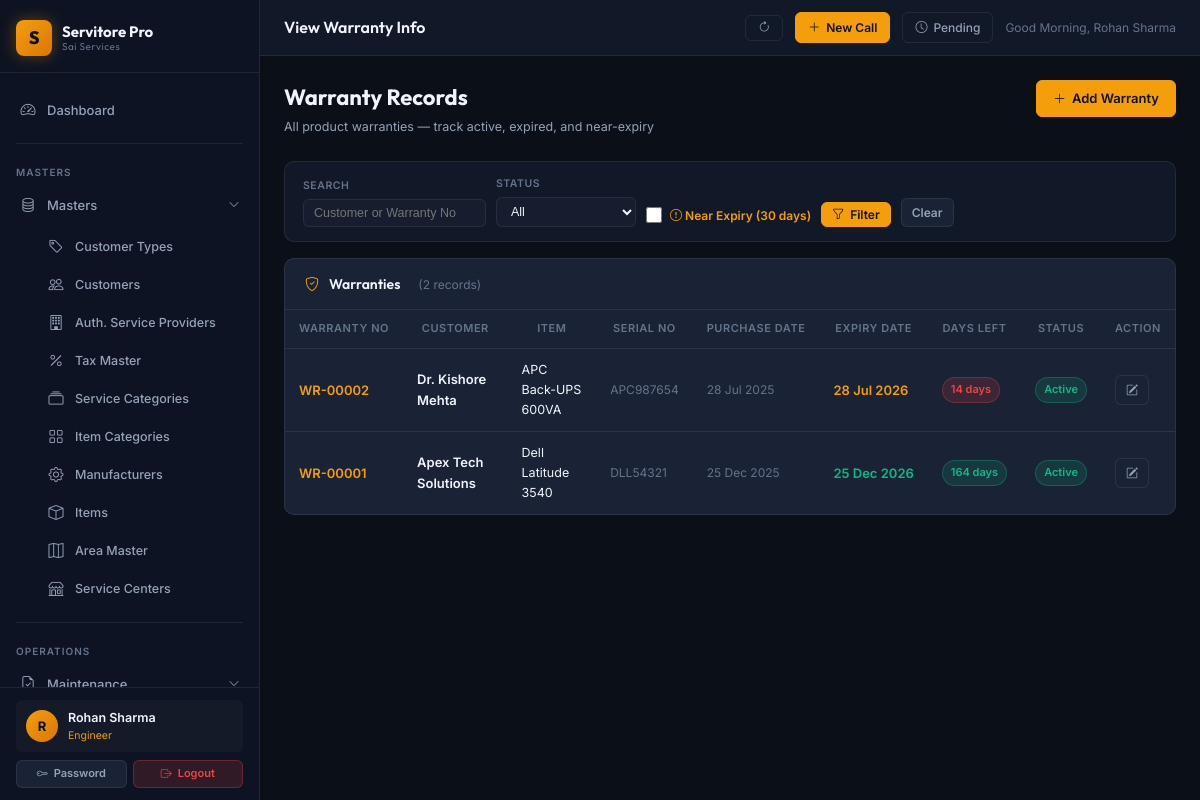
Screenshot of /warranty/ (signed in) with the database file from the repository.
### app/models/user.py (models this page shows, shortened)
class User(db.Model, UserMixin):
    __tablename__ = 'users'
    id = db.Column(db.Integer, primary_key=True)
    username = db.Column(db.String(64), unique=True, nullable=False, index=True)
    email = db.Column(db.String(120), unique=True, nullable=False)
    full_name = db.Column(db.String(120), nullable=False, default='')
    password_hash = db.Column(db.String(256), nullable=False)
    role = db.Column(db.String(20), nullable=False, default='Viewer')
    is_active = db.Column(db.Boolean, nullable=False, default=True)
    phone = db.Column(db.String(20), nullable=True)
    area_id = db.Column(db.Integer, db.ForeignKey('area_masters.id'), nullable=True)
    created_at = db.Column(db.DateTime, default=datetime.utcnow)
    last_login_at = db.Column(db.DateTime, nullable=True)
    area = db.relationship('AreaMaster', foreign_keys=[area_id], lazy='select')

### app/models/warranty.py (models this page shows, shortened)
class Warranty(db.Model):
    __tablename__ = 'warranties'
    id = db.Column(db.Integer, primary_key=True)
    warranty_no = db.Column(db.String(50), unique=True, nullable=False)
    customer_id = db.Column(db.Integer, db.ForeignKey('customers.id'), nullable=False)
    item_id = db.Column(db.Integer, db.ForeignKey('items.id'), nullable=True)
    item_name = db.Column(db.String(150), nullable=True)  # free text if item not in master
    serial_no = db.Column(db.String(100), nullable=True)
    purchase_date = db.Column(db.Date, nullable=False)
    warranty_months = db.Column(db.Integer, default=12)
    expiry_date = db.Column(db.Date, nullable=False)
    vendor = db.Column(db.String(150), nullable=True)
    invoice_no = db.Column(db.String(100), nullable=True)
    notes = db.Column(db.Text, nullable=True)
    status = db.Column(db.String(20), default='Active')  # Active, Expired, Claimed
    created_at = db.Column(db.DateTime, default=datetime.utcnow)
    created_by = db.Column(db.Integer, db.ForeignKey('users.id'), nullable=True)
    item = db.relationship('Item', foreign_keys=[item_id], lazy='select')
    creator = db.relationship('User', foreign_keys=[created_by], lazy='select')
    @property
    def is_expired(self):
        from datetime import date
        return self.expiry_date < date.today()
    @property
    def days_to_expiry(self):
        from datetime import date
        delta = self.expiry_date - date.today()
        return delta.days

### app/models/customer.py (models this page shows, shortened)
class Customer(db.Model):
    __tablename__ = 'customers'
    id = db.Column(db.Integer, primary_key=True)
    name = db.Column(db.String(150), nullable=False)
    type_id = db.Column(db.Integer, db.ForeignKey('customer_types.id'), nullable=True)
    area_id = db.Column(db.Integer, db.ForeignKey('area_masters.id'), nullable=True)
    phone = db.Column(db.String(20), nullable=True)
    mobile = db.Column(db.String(20), nullable=True)
    email = db.Column(db.String(120), nullable=True)
    address = db.Column(db.Text, nullable=True)
    city = db.Column(db.String(100), nullable=True)
    pincode = db.Column(db.String(10), nullable=True)
    gst_number = db.Column(db.String(20), nullable=True)
    is_active = db.Column(db.Boolean, default=True)
    created_at = db.Column(db.DateTime, default=datetime.utcnow)
    service_calls = db.relationship('ServiceCall', backref='customer', lazy=True)
    warranties = db.relationship('Warranty', backref='customer', lazy=True)
    maintenance_contracts = db.relationship('MaintenanceContract', backref='customer', lazy=True)
    challans = db.relationship('DeliveryChallan', backref='customer', lazy=True)

### app/models/item.py (models this page shows, shortened)
class Item(db.Model):
    __tablename__ = 'items'
    id = db.Column(db.Integer, primary_key=True)
    name = db.Column(db.String(150), nullable=False)
    model_no = db.Column(db.String(100), nullable=True)
    serial_no_required = db.Column(db.Boolean, default=False)
    category_id = db.Column(db.Integer, db.ForeignKey('item_categories.id'), nullable=True)
    manufacturer_id = db.Column(db.Integer, db.ForeignKey('manufacturers.id'), nullable=True)
    unit_price = db.Column(db.Float, default=0.0)
    is_active = db.Column(db.Boolean, default=True)
    created_at = db.Column(db.DateTime, default=datetime.utcnow)

### app/blueprints/warranty/routes.py (the view)
@warranty_bp.route('/')
@login_required
def list_warranties():
    q = request.args.get('q', '')
    status_filter = request.args.get('status', '')
    near_expiry = request.args.get('near_expiry', '')
    query = Warranty.query.join(Customer)
    if q:
        query = query.filter(Customer.name.ilike(f'%{q}%') | Warranty.warranty_no.ilike(f'%{q}%'))
    if status_filter:
        query = query.filter(Warranty.status == status_filter)
    if near_expiry:
        threshold = date.today() + timedelta(days=30)
        query = query.filter(Warranty.expiry_date <= threshold, Warranty.expiry_date >= date.today())
    warranties = query.order_by(Warranty.expiry_date).all()
    return render_template('warranty/list.html', warranties=warranties, q=q,
                           status_filter=status_filter, near_expiry=near_expiry)

### app/templates/warranty/list.html (shortened to what this page needs)
{% extends 'layouts/base.html' %}
{% block topbar_title %}View Warranty Info{% endblock %}
{% block content %}
<div class="page-header">
  <div><div class="page-title">Warranty Records</div><div class="page-subtitle">All product warranties — track active, expired, and near-expiry</div></div>
  <a href="{{ url_for('warranty.add_warranty') }}" class="btn btn-primary"><i class="bi bi-plus-lg"></i> Add Warranty</a>
</div>
<div class="filters-bar">
  <form method="GET" style="display:contents;">
    <div class="filter-group"><div class="filter-label">Search</div><input type="text" name="q" class="filter-control" placeholder="Customer or Warranty No" value="{{ q }}"></div>
    <div class="filter-group"><div class="filter-label">Status</div>
      <select name="status" class="filter-control">
        <option value="">All</option>
      </select>
    </div>
    <div class="filter-group" style="justify-content:flex-end;padding-bottom:2px;">
      <label class="form-check" style="margin:auto 0 0;">
        <input type="checkbox" name="near_expiry" value="1" class="form-check-input" {% if near_expiry %}checked{% endif %}>
        <span style="font-size:12px;color:var(--status-pending);font-weight:600;"><i class="bi bi-exclamation-circle"></i> Near Expiry (30 days)</span>
      </label>
    </div>
    <button type="submit" class="btn btn-primary btn-sm" style="align-self:flex-end;"><i class="bi bi-funnel"></i> Filter</button>
    <a href="{{ url_for('warranty.list_warranties') }}" class="btn btn-secondary btn-sm" style="align-self:flex-end;">Clear</a>
  </form>
</div>
<div class="card">
  <div class="card-header"><i class="bi bi-shield-check text-accent"></i><span class="card-header-title">Warranties</span><span style="margin-left:8px;font-size:12px;color:var(--text-muted);">({{ warranties|length }} records)</span></div>
  <div class="table-responsive">
    {% if warranties %}
    <table class="data-table">
      <thead><tr><th>Warranty No</th><th>Customer</th><th>Item</th><th>Serial No</th><th>Purchase Date</th><th>Expiry Date</th><th>Days Left</th><th>Status</th><th>Action</th></tr></thead>
      <tbody>
        {% for w in warranties %}
        <tr>
          <td><span class="fw-600 text-accent">{{ w.warranty_no }}</span></td>
          <td class="fw-600">{{ w.customer.name if w.customer else '—' }}</td>
          <td style="font-size:12.5px;">{{ w.item_name or (w.item.name if w.item else '—') }}</td>
          <td style="font-size:12px;color:var(--text-muted);">{{ w.serial_no or '—' }}</td>
          <td style="font-size:12px;color:var(--text-muted);white-space:nowrap;">{{ w.purchase_date.strftime('%d %b %Y') }}</td>
          <td style="white-space:nowrap;{% if w.is_expired %}color:var(--status-deadline);{% elif w.days_to_expiry <= 30 %}color:var(--status-pending);{% else %}color:var(--status-closed);{% endif %}font-weight:600;">{{ w.expiry_date.strftime('%d %b %Y') }}</td>
          <td>
            {% if w.is_expired %}<span class="badge badge-expired">Expired</span>
            {% elif w.days_to_expiry <= 30 %}<span class="badge badge-priority">{{ w.days_to_expiry }} days</span>
            {% else %}<span class="badge badge-closed">{{ w.days_to_expiry }} days</span>{% endif %}
          </td>
          <td><span class="badge badge-{{ 'active' if w.status == 'Active' else 'expired' if w.status == 'Expired' else 'standby' }}">{{ w.status }}</span></td>
          <td><a href="{{ url_for('warranty.edit_warranty', id=w.id) }}" class="btn btn-sm btn-secondary"><i class="bi bi-pencil-square"></i></a></td>
        </tr>
        {% endfor %}
      </tbody>
    </table>
    {% else %}
    <div class="empty-state"><i class="bi bi-shield-x"></i><h3>No warranties found</h3><p>No warranty records match your criteria.</p></div>
    {% endif %}
  </div>
</div>
{% endblock %}

### app/templates/layouts/base.html (shortened to what this page needs)
<!DOCTYPE html>
<html lang="en">
<head>
  <link rel="stylesheet" href="https://cdn.jsdelivr.net/npm/bootstrap-icons@1.11.3/font/bootstrap-icons.min.css">
  <link rel="stylesheet" href="{{ url_for('static', filename='css/main.css') }}">
</head>
<body>
<div class="app-shell">
  <aside class="sidebar" id="sidebar">
    <div class="sidebar-brand">
      <div class="brand-icon">S</div>
      <div class="brand-text">
        Servitore Pro
        <small>Sai Services</small>
      </div>
    </div>
    <nav style="flex:1; padding: 8px 0; overflow-y: auto;">
      <div class="nav-section">
        <a href="{{ url_for('dashboard.index') }}" class="nav-link {% if request.blueprint == 'dashboard' %}active{% endif %}">
          <i class="bi bi-speedometer2"></i> Dashboard
        </a>
      </div>
      <div class="divider" style="margin: 4px 16px;"></div>
      <div class="nav-section">
        <div class="nav-section-label">Masters</div>
        <div class="nav-item">
          <a class="nav-link" data-bs-toggle="collapse" href="#mastersMenu" role="button"
             aria-expanded="{% if request.blueprint == 'masters' %}true{% else %}false{% endif %}">
            <i class="bi bi-database"></i>
            <span>Masters</span>
            <i class="bi bi-chevron-down nav-arrow"></i>
          </a>
          <div class="collapse {% if request.blueprint == 'masters' %}show{% endif %}" id="mastersMenu">
            <ul class="nav-submenu">
              <li><a href="{{ url_for('masters.customer_types') }}" class="nav-link {% if request.path.startswith('/masters/customer-type') %}active{% endif %}"><i class="bi bi-tag"></i> Customer Types</a></li>
              <li><a href="{{ url_for('masters.customers') }}" class="nav-link {% if request.path.startswith('/masters/customer') and 'type' not in request.path %}active{% endif %}"><i class="bi bi-people"></i> Customers</a></li>
              <li><a href="{{ url_for('masters.asps') }}" class="nav-link {% if request.path.startswith('/masters/asp') %}active{% endif %}"><i class="bi bi-building"></i> Auth. Service Providers</a></li>
              <li><a href="{{ url_for('masters.taxes') }}" class="nav-link {% if request.path.startswith('/masters/tax') %}active{% endif %}"><i class="bi bi-percent"></i> Tax Master</a></li>
              <li><a href="{{ url_for('masters.service_categories') }}" class="nav-link {% if request.path.startswith('/masters/service-cat') %}active{% endif %}"><i class="bi bi-collection"></i> Service Categories</a></li>
              <li><a href="{{ url_for('masters.item_categories') }}" class="nav-link {% if request.path.startswith('/masters/item-cat') %}active{% endif %}"><i class="bi bi-grid"></i> Item Categories</a></li>
              <li><a href="{{ url_for('masters.manufacturers') }}" class="nav-link {% if request.path.startswith('/masters/manufacturer') %}active{% endif %}"><i class="bi bi-gear"></i> Manufacturers</a></li>
              <li><a href="{{ url_for('masters.items') }}" class="nav-link {% if request.path.startswith('/masters/item') and 'cat' not in request.path %}active{% endif %}"><i class="bi bi-box"></i> Items</a></li>
              <li><a href="{{ url_for('masters.areas') }}" class="nav-link {% if request.path.startswith('/masters/area') %}active{% endif %}"><i class="bi bi-map"></i> Area Master</a></li>
              <li><a href="{{ url_for('masters.service_centers') }}" class="nav-link {% if request.path.startswith('/masters/service-center') %}active{% endif %}"><i class="bi bi-shop"></i> Service Centers</a></li>
            </ul>
          </div>
        </div>
      </div>
      <div class="divider" style="margin: 4px 16px;"></div>
      <div class="nav-section">
        <div class="nav-section-label">Operations</div>
        <div class="nav-item">
          <a class="nav-link" data-bs-toggle="collapse" href="#maintenanceMenu" role="button"
             aria-expanded="{% if request.blueprint == 'maintenance' %}true{% else %}false{% endif %}">
            <i class="bi bi-file-earmark-check"></i>
            <span>Maintenance</span>
            <i class="bi bi-chevron-down nav-arrow"></i>
          </a>
        </div>
      </div>
    </nav>
    <div class="sidebar-footer">
      {% if current_user.is_authenticated %}
      <div class="sidebar-user">
        <div class="user-avatar">{{ (current_user.full_name or current_user.username)[0]|upper }}</div>
        <div class="user-info">
          <div class="user-name">{{ current_user.full_name or current_user.username }}</div>
          <div class="user-role">{{ current_user.role }}</div>
        </div>
      </div>
      <div style="display:flex; gap:6px; margin-top:8px;">
        <a href="{{ url_for('auth.change_password') }}" class="btn btn-secondary btn-sm" style="flex:1; justify-content:center; font-size:11px;"><i class="bi bi-key"></i> Password</a>
        <a href="{{ url_for('auth.logout') }}" class="btn btn-danger btn-sm" style="flex:1; justify-content:center; font-size:11px;"><i class="bi bi-box-arrow-right"></i> Logout</a>
      </div>
      {% endif %}
    </div>
  </aside>
  <div class="main-wrapper">
    <header class="topbar">
      <div>
        <div class="topbar-title font-outfit">{% block topbar_title %}Servitore Pro{% endblock %}</div>
      </div>
      <div class="topbar-actions">
        <button onclick="window.location.reload();" class="topbar-btn" title="Refresh Page">
          <i class="bi bi-arrow-clockwise"></i>
        </button>
        <a href="{{ url_for('service.register') }}" class="topbar-btn primary" title="Service Call Register (F3)">
          <i class="bi bi-plus-lg"></i> New Call
        </a>
        <a href="{{ url_for('service.pending_calls') }}" class="topbar-btn" title="Pending Calls (Ctrl+P)">
          <i class="bi bi-clock"></i>
          <span class="d-none d-sm-inline">Pending</span>
        </a>
        {% if current_user.is_authenticated %}
        <span style="font-size:12px; color:var(--text-muted);" id="header-greeting" data-name="{{ current_user.full_name or current_user.username }}"></span>
        {% endif %}
      </div>
    </header>
    <main class="content-area">
      {% block content %}{% endblock %}
    </main>
  </div>
</div>
</body>
</html>

### rows the page displays
User: full_name "R", full_name "Rohan Sharma", role "Engineer"
Warranty: warranty_no "WR-00002", customer "Dr. Kishore Mehta", item_name.name "APC Back-UPS 600VA", serial_no "APC987654", purchase_date "28 Jul 2025", expiry_date "28 Jul 2026", days_to_expiry "14", status "Active"
Warranty: warranty_no "WR-00001", customer "Apex Tech Solutions", item_name.name "Dell Latitude 3540", serial_no "DLL54321", purchase_date "25 Dec 2025", expiry_date "25 Dec 2026", days_to_expiry "164", status "Active"

### other values shown
{{ warranties|length }} "2"
